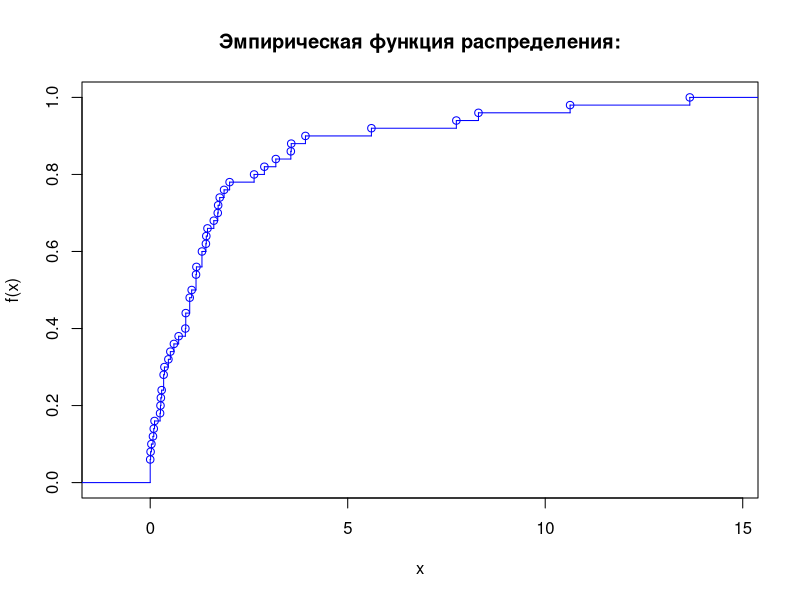
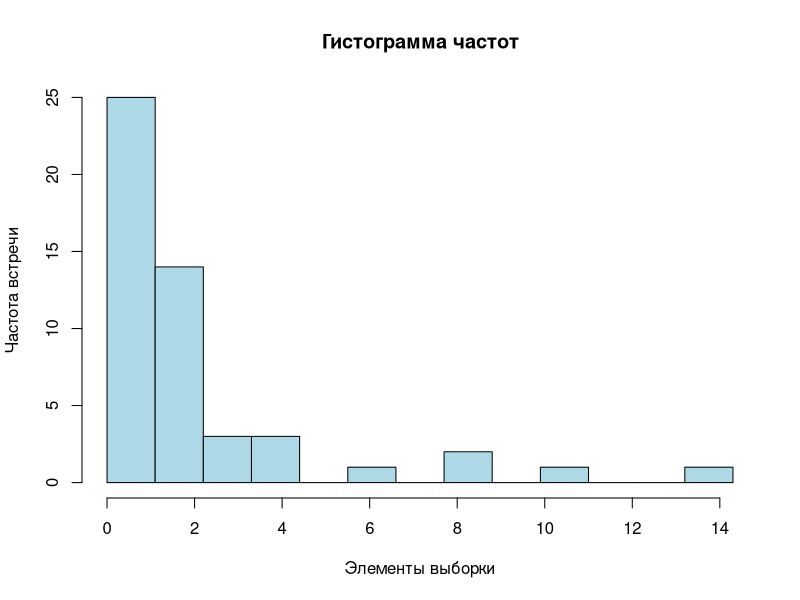

Write R code to recreate these figures, in order. (Note: this script raises an error after producing the figures.)
library(maxLik)
# шаг, заданный в условии
m_h <- 1.10

# число элементов в выборке
m_n <- 50

# левая граница промежутка попадания
m_c <- 1.43

# правая граница промежутка попадания
m_d <- 3.13

m_alpha2 <- 0.05
m_lambda0 <- 0.36
m_lambda1 <- 0.21

# функция для нахождения эмпирической функции
empirical.function <- function(x, t)
{
  z <- x[x < t]
  length(z) / length(x)
}

# ------------------------------ begin ----------------------------------------
print("Part2")

# моя выборка из задания
m_selection <- scan("input_part2.txt")
print("Исходные данные:")
print(m_selection)
print("-------------------------------------------------------")

# ----- a -----

# вариационный ряд
selection.sorted <- sort(m_selection)
print("Вариационный ряд:")
print(selection.sorted)
print("-------------------------------------------------------")

# содержит в себе уникальные аргументы выборки
selection.unique.x <- unique(selection.sorted)

# значения эмпирической функции распределения в каждом уникальном аргументе выборки
selection.unique.y <- 0

for(i in 1:length(selection.unique.x))
{
  selection.unique.y[i] <- empirical.function(m_selection, selection.unique.x[i])
  selection.unique.y[length(selection.unique.x) + 1] <- 1
}

# построение ступенчатого вида эмпирической функции распределения
selection.empirical.function <- stepfun(selection.unique.x, selection.unique.y)
plot(selection.empirical.function, col="blue", verticals = TRUE, main = "Эмпирическая функция распределения:")

# верхняя граница (целые числа, не меньшие соответсвующих чисел в переданом векторе, в данном случае вектор состоит из 1 элемента)
# в качестве верхней границы берем верхнюю границу группы с максимальным в выборке значением
upper.bound <- ceiling(max(m_selection))

# вектор границ для гисограммы
# заполняем первый элемент вручную
k <- 0;
for(i in 2:(upper.bound))
{
  k[i] <- k[i-1] + m_h
}

h <- hist(m_selection,
          col="lightblue",
          main = "Гистограмма частот",
          xlab = "Элементы выборки",
          ylab = "Частота встречи",
          breaks = k,
          right = FALSE)

#plot(h$counts ~ h$mids,
#     col="red",
#     type="l",
#     bty="n",
#     main="Полигон частот для x",
#     xlab="x",
#     ylab="Частота")

# ----- b -----
print("Выборочное среднее (Математическое ожидание):")
selection.mean <- sum(m_selection) / length(m_selection)
print(selection.mean)
print("-------------------------------------------------------")

print("Несмещенная Выборочная Дисперсия:")
s2 <- (1/(length(m_selection) - 1)*sum((m_selection - selection.mean)^2))
print(s2)
print("-------------------------------------------------------")

print("Выборочная медиана:")
median <- sort(m_selection)[trunc(length(m_selection)*1/2+1)]
print(median)
print("-------------------------------------------------------")

print("Выборочная ассиметрия:")
assymetry <- (1/length(m_selection)) * sum((m_selection - selection.mean)^3) / s2^(3/2)
print(assymetry)
print("-------------------------------------------------------")

print("Выборочный эксцесс:")
exc <- ((1/length(m_selection)) * sum((m_selection - selection.mean)^4) / s2^2) - 3
print(exc)
print("-------------------------------------------------------")

print("Вероятность попадания в промежуток [с; d]:")
print("c:")
print(m_c)
print("d:")
print(m_d)
p <- empirical.function(m_selection, m_c) - empirical.function(m_selection, m_d)
print("p:")
print(p)
print("-------------------------------------------------------")

# ----- c -----
print("Оценка максимального правдоподобия:")
log.lik <- function(theta)
{
  sum(log(theta) - theta * m_selection)
}
grad.lik <- function(theta)
{
  sum(1/theta - m_selection)
}
hess.lik <- function(theta)
{
  -100/theta^2
}
a <- maxNR(log.lik, grad.lik, hess.lik, start = 1)
#print(summary(a))
print("a$estimate:")
print(a$estimate)
print("a$gradient:")
print(a$gradient)
print("-------------------------------------------------------")

# ----- d -----
print("Асимптотический доверительный интервал, уровня значимости alpha2")
# ОМП +- (x.alpha/sqrt(n*I(ОМП)))
print("alpha2:")
print(m_alpha2)
print("Интервал T:")
omp <- a$estimate
x.alpha <- qnorm(1 - m_alpha2/2)
I = omp^2
d <- x.alpha / sqrt(length(m_selection) * I)
T <- array(dim = 2)
T[1] <- selection.mean - d
T[2] <- selection.mean + d
print(T)
print("-------------------------------------------------------")

# ----- e -----
print("Критерий значимости проверки простой гипотезы с использованием теоремы Колмогорова:")
#a0 <- selection.mean
#s0 <- s2
#x <- m_selection
#n <- length(m_selection)

# скрипт из методички с изменением распределения
#v1 <- sort(x)
#v2 <- c(0:(n-1))/n
#v3 <- c(1:n)/n
#v4 <- abs(pexp(v1, a0, s0) - v2)
#v5 <- abs(pexp(v1, a0, s0) - v3)
#D <- max(v4, v5)
#print("D:")
#print(D)

# проверям простую гипотезу H0 согласия с показательным распределением с параметрами lambda0
print("lambda0:")
print(m_lambda0)

# генерируем показательное распределение
#kolm <- rexp(n, m_lambda0)
# проверяем нашу выборку на соответствие сгенерированному выше распределению
#test1 <- ks.test(m_selection, kolm)
#print(test1)

# проверяем нашу выборку на соответствие показательному распределению без явной генерации тестового распределения
test2 <- ks.test(m_selection, "pexp", m_lambda0)
print(test2)

max.value <- test2$p.value
print("max_value (p-value):")
print(max.value)
print("-------------------------------------------------------")

# ----- f -----
# выделяем промежутки ([0; 1.1) [1.1; 2.2)  [2.2; 4.4) [4.4; 8.8) [8.8; +inf) )
# считаем практическое значение
print("nk (значения, которые получились):")
nk <- c(25, 14, 3+3, 0+1+0+2, 0+1+0+0+1)
r <- 5
print(nk)

# считаем теоретическое значение
print("pk (плотность каждого интервала):")
pk <- array(dim = 5)
left.bound <- c(0.0, 1.1, 2.2, 4.4)
right.bound <- c(1.1, 2.2, 4.4, 8.8)
pk <- pexp(right.bound, m_lambda0) - pexp(left.bound, m_lambda0)
pk[5] <- 1 - sum(pk)
print(pk)

print("npk (значения, которые должны были получиться):")
npk <- pk*n
print(npk)

print("test1:")
test1 <- chisq.test(nk, p = pk)
print(test1)

print("xi^2 экспериментальное:")
xi2 <- as.numeric(test1[1]$statistic)
print(xi2)

print("Теоретическое значение на уровне alpha2:")
print("alpha2:")
print(m_alpha2)
print("value:")
kvantil <- qchisq(1 - m_alpha2, 4)
print(kvantil)

if(xi2 > kvantil)
{
  print("Гипотезу H0 нужно отвергнуть")
}else
{
  print("Гипотезу H0 нужно принять")
}

print("maxValue:")
max.value <- 1 - pchisq(xi2, 4)
print(max.value)

print("-------------------------------------------------------")

# ----- g -----
# функция, минимум которой нужно найти
theta <- function(lambda)
{
  pk <- pexp(right.bound, lambda) - pexp(left.bound, lambda)
  pk[5] <- 1 - sum(pk)
  sum(((length(m_selection)*pk - nk)^2)/(length(m_selection)*pk))
}
xm <- nlm(theta, p = mean(selection.sorted))
min.lambda <- xm$estimate
print("Минимальное значение lambda:")
print(min.lambda)


print("pk (что должно было получиться):")
pk <- pexp(right.bound, min.lambda) - pexp(left.bound, min.lambda)
pk[5] <- 1 - sum(pk)
print(pk)

print("test1:")
test1 <- chisq.test(nk, p = pk)
print(test1)

print("xi2 экспериментальное:")
xi2 <- as.numeric(test1[1]$statistic)
print(xi2)


print("Теоретическое значение на уровне alpha2:")
print("alha2:")
print(m_alpha2)
print("value:")
kvantil <- qchisq(1 - m_alpha2, 3)
print(kvantil)

if(xi2 > kvantil)
{
  print("Гипотезу H0 нужно отвергнуть")
}else
{
  print("Гипотезу H0 нужно принять")
}

print("maxValue:")
max.value <- 1 - pchisq(xi2, 3)
print(max.value)
print("-------------------------------------------------------")

# ----- h -----
prod0 = prod(dexp(m_selection, m_lambda0))
prodA = prod(dexp(m_selection, m_lambda1))

print("test1. Для основной гипотезы:")
print("Отношение правдоподобия:")
ratio <- prod0/prodA
print(ratio)
print("Критическое значение:")
critical.value <- qexp(1 - m_alpha2, m_lambda1)
print(critical.value)
if(ratio > critical.value)
{
  print("отклоняем основную гипотезу (X ~ Exp(lambda)) и принимаем альтернативу")
} else
{
  print("принимаем гипотезу X ~ Exp(lambda) на уровне значимости alpha2")
}

print("Меняем гипотезы местами")

print("test2. Для для альтернативной гипотезы:")
print("Отношение правдоподобия:")
ratio <- prodA/prod0
print(ratio)
print("Критическое значение:")
critical.value <- qexp(1 - m_alpha2, m_lambda0)
print(critical.value)

if(ratio > critical.value)
{
  print("отклоняем основную гипотезу (X ~ Exp(lambda)) и принимаем альтернативу")
} else
{
  print("принимаем гипотезу X ~ Exp(lambda) на уровне значимости alpha2")
}
print("-------------------------------------------------------")
